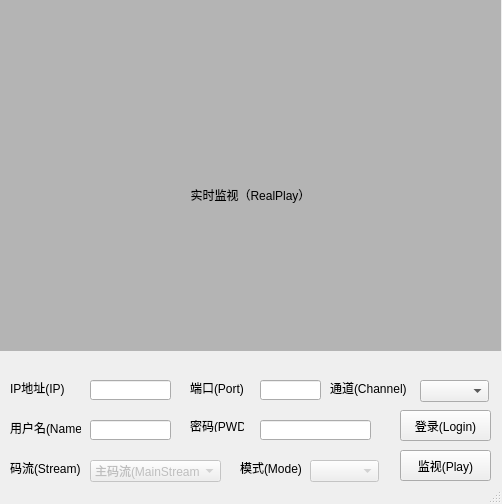
<?xml version="1.0" encoding="UTF-8"?>
<ui version="4.0">
 <class>MainWindow</class>
 <widget class="QMainWindow" name="MainWindow">
  <property name="geometry">
   <rect>
    <x>0</x>
    <y>0</y>
    <width>502</width>
    <height>504</height>
   </rect>
  </property>
  <property name="windowTitle">
   <string>实时监视(RealPlay)</string>
  </property>
  <widget class="QWidget" name="centralwidget">
   <widget class="QLabel" name="PlayWnd">
    <property name="geometry">
     <rect>
      <x>0</x>
      <y>0</y>
      <width>501</width>
      <height>351</height>
     </rect>
    </property>
    <property name="styleSheet">
     <string notr="true">background-color: rgb(180, 180, 180);</string>
    </property>
    <property name="text">
     <string>&lt;html&gt;&lt;head/&gt;&lt;body&gt;&lt;p align=&quot;center&quot;&gt;&lt;br/&gt;&lt;/p&gt;&lt;p align=&quot;center&quot;&gt;实时监视（RealPlay）&lt;/p&gt;&lt;/body&gt;&lt;/html&gt;</string>
    </property>
   </widget>
   <widget class="QLineEdit" name="IP_lineEdit">
    <property name="geometry">
     <rect>
      <x>90</x>
      <y>380</y>
      <width>81</width>
      <height>20</height>
     </rect>
    </property>
   </widget>
   <widget class="QLabel" name="IP_label">
    <property name="geometry">
     <rect>
      <x>10</x>
      <y>380</y>
      <width>61</width>
      <height>16</height>
     </rect>
    </property>
    <property name="text">
     <string>IP地址(IP)</string>
    </property>
   </widget>
   <widget class="QLabel" name="Port_label">
    <property name="geometry">
     <rect>
      <x>190</x>
      <y>380</y>
      <width>61</width>
      <height>16</height>
     </rect>
    </property>
    <property name="text">
     <string>端口(Port)</string>
    </property>
   </widget>
   <widget class="QLineEdit" name="Port_lineEdit">
    <property name="geometry">
     <rect>
      <x>260</x>
      <y>380</y>
      <width>61</width>
      <height>20</height>
     </rect>
    </property>
   </widget>
   <widget class="QLabel" name="Name_label">
    <property name="geometry">
     <rect>
      <x>10</x>
      <y>420</y>
      <width>71</width>
      <height>16</height>
     </rect>
    </property>
    <property name="text">
     <string>用户名(Name)</string>
    </property>
   </widget>
   <widget class="QLineEdit" name="Name_lineEdit">
    <property name="geometry">
     <rect>
      <x>90</x>
      <y>420</y>
      <width>81</width>
      <height>20</height>
     </rect>
    </property>
   </widget>
   <widget class="QLabel" name="Pwd_label">
    <property name="geometry">
     <rect>
      <x>190</x>
      <y>420</y>
      <width>54</width>
      <height>12</height>
     </rect>
    </property>
    <property name="text">
     <string>密码(PWD)</string>
    </property>
   </widget>
   <widget class="QLineEdit" name="Pwd_lineEdit">
    <property name="geometry">
     <rect>
      <x>260</x>
      <y>420</y>
      <width>111</width>
      <height>20</height>
     </rect>
    </property>
    <property name="echoMode">
     <enum>QLineEdit::Password</enum>
    </property>
   </widget>
   <widget class="QLabel" name="Channel_label">
    <property name="geometry">
     <rect>
      <x>330</x>
      <y>380</y>
      <width>81</width>
      <height>16</height>
     </rect>
    </property>
    <property name="text">
     <string>通道(Channel)</string>
    </property>
   </widget>
   <widget class="QComboBox" name="Channel_comboBox">
    <property name="geometry">
     <rect>
      <x>420</x>
      <y>380</y>
      <width>69</width>
      <height>22</height>
     </rect>
    </property>
   </widget>
   <widget class="QPushButton" name="login_btn">
    <property name="geometry">
     <rect>
      <x>400</x>
      <y>410</y>
      <width>91</width>
      <height>31</height>
     </rect>
    </property>
    <property name="text">
     <string>登录(Login)</string>
    </property>
   </widget>
   <widget class="QPushButton" name="play_btn">
    <property name="geometry">
     <rect>
      <x>400</x>
      <y>450</y>
      <width>91</width>
      <height>31</height>
     </rect>
    </property>
    <property name="text">
     <string>监视(Play)</string>
    </property>
   </widget>
   <widget class="QComboBox" name="StreamTyp_comboBox">
    <property name="enabled">
     <bool>false</bool>
    </property>
    <property name="geometry">
     <rect>
      <x>90</x>
      <y>460</y>
      <width>131</width>
      <height>22</height>
     </rect>
    </property>
    <item>
     <property name="text">
      <string>主码流(MainStream)</string>
     </property>
    </item>
    <item>
     <property name="text">
      <string>辅码流(ExtraStream)</string>
     </property>
    </item>
   </widget>
   <widget class="QLabel" name="label_5">
    <property name="geometry">
     <rect>
      <x>10</x>
      <y>460</y>
      <width>71</width>
      <height>16</height>
     </rect>
    </property>
    <property name="text">
     <string>码流(Stream)</string>
    </property>
   </widget>
   <widget class="QLabel" name="Channel_label_2">
    <property name="geometry">
     <rect>
      <x>240</x>
      <y>460</y>
      <width>81</width>
      <height>16</height>
     </rect>
    </property>
    <property name="text">
     <string>模式(Mode)</string>
    </property>
   </widget>
   <widget class="QComboBox" name="PlayMode_comboBox">
    <property name="enabled">
     <bool>false</bool>
    </property>
    <property name="geometry">
     <rect>
      <x>310</x>
      <y>460</y>
      <width>69</width>
      <height>22</height>
     </rect>
    </property>
   </widget>
  </widget>
  <widget class="QStatusBar" name="statusbar"/>
 </widget>
 <resources/>
 <connections/>
</ui>
